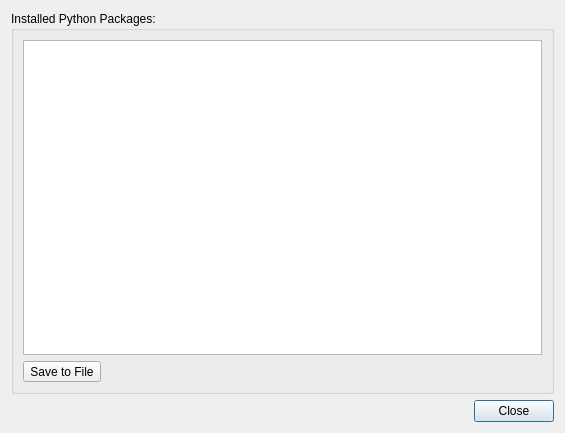
<?xml version="1.0" encoding="UTF-8"?>
<ui version="4.0">
 <class>SystemInfoDialog</class>
 <widget class="QDialog" name="SystemInfoDialog">
  <property name="geometry">
   <rect>
    <x>0</x>
    <y>0</y>
    <width>565</width>
    <height>433</height>
   </rect>
  </property>
  <property name="windowTitle">
   <string>System Information</string>
  </property>
  <layout class="QVBoxLayout" name="verticalLayout_2">
   <item>
    <widget class="QGroupBox" name="groupBox">
     <property name="title">
      <string>Installed Python Packages:</string>
     </property>
     <layout class="QVBoxLayout" name="verticalLayout">
      <item>
       <widget class="QListWidget" name="installed_packages_widget"/>
      </item>
      <item>
       <widget class="QToolButton" name="export_to_file_button">
        <property name="text">
         <string>Save to File</string>
        </property>
       </widget>
      </item>
     </layout>
    </widget>
   </item>
   <item>
    <widget class="QDialogButtonBox" name="buttonBox">
     <property name="orientation">
      <enum>Qt::Horizontal</enum>
     </property>
     <property name="standardButtons">
      <set>QDialogButtonBox::Close</set>
     </property>
    </widget>
   </item>
  </layout>
 </widget>
 <resources/>
 <connections>
  <connection>
   <sender>buttonBox</sender>
   <signal>rejected()</signal>
   <receiver>SystemInfoDialog</receiver>
   <slot>accept()</slot>
   <hints>
    <hint type="sourcelabel">
     <x>248</x>
     <y>254</y>
    </hint>
    <hint type="destinationlabel">
     <x>157</x>
     <y>274</y>
    </hint>
   </hints>
  </connection>
 </connections>
</ui>
